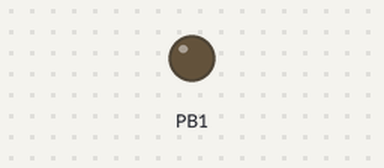
The sketch below on a simulated ATtiny85, built with avr-gcc and run on an emulated ATtiny85. Parts: output pins drawn as LEDs (lit = HIGH).

Above: at 0.05 s.
Timing chart, 0 to 3.0 s (numbered marks = the images above):
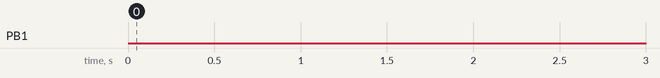

Measured:
- by itself, PB1: LOW → HIGH at 23.0 s, → LOW 0.50 s later, → HIGH 0.50 s later, → LOW 0.50 s later, … (214 changes in this stretch)

The sketch:

sketch_feb23a.ino
```cpp
#include "DigiKeyboard.h"

void setup() {
  pinMode(1, OUTPUT);
}

void loop() {
  // --- INICIO: Espera de seguridad ---
  DigiKeyboard.sendKeyStroke(0);
  DigiKeyboard.delay(2000);

  // ==========================================
  // 1. ABRIR DISCORD
  // ==========================================
  DigiKeyboard.sendKeyStroke(KEY_S, MOD_GUI_LEFT); // Win + S
  DigiKeyboard.delay(800);
  DigiKeyboard.print(F("discord"));
  DigiKeyboard.delay(1000);
  DigiKeyboard.sendKeyStroke(KEY_ENTER);
  DigiKeyboard.delay(3000); // 3s para que cargue

  // ==========================================
  // 2. MÚSICA (Linkin Park)
  // ==========================================
  DigiKeyboard.sendKeyStroke(KEY_R, MOD_GUI_LEFT);
  DigiKeyboard.delay(500);
  DigiKeyboard.print(F("chrome https"));
  DigiKeyboard.sendKeyStroke(55, MOD_SHIFT_LEFT); // :
  DigiKeyboard.sendKeyStroke(36, MOD_SHIFT_LEFT); // /
  DigiKeyboard.sendKeyStroke(36, MOD_SHIFT_LEFT); // /
  DigiKeyboard.print(F("youtu.be"));
  DigiKeyboard.sendKeyStroke(36, MOD_SHIFT_LEFT); // /
  DigiKeyboard.println(F("eVTXPUF4Oz4"));
  DigiKeyboard.delay(3000);

  // ==========================================
  // 3. LANZAR WALLPAPER ENGINE EN STEAM
  // ==========================================
  DigiKeyboard.sendKeyStroke(KEY_R, MOD_GUI_LEFT);
  DigiKeyboard.delay(500);
  DigiKeyboard.print(F("steam"));
  DigiKeyboard.sendKeyStroke(55, MOD_SHIFT_LEFT); // :
  DigiKeyboard.sendKeyStroke(36, MOD_SHIFT_LEFT); // /
  DigiKeyboard.sendKeyStroke(36, MOD_SHIFT_LEFT); // /
  DigiKeyboard.print(F("rungameid"));
  DigiKeyboard.sendKeyStroke(36, MOD_SHIFT_LEFT); // /
  DigiKeyboard.println(F("431960"));
  DigiKeyboard.delay(2000);

  // ==========================================
  // 4. VOZ DEL SISTEMA (PowerShell)
  // ==========================================
  DigiKeyboard.sendKeyStroke(KEY_R, MOD_GUI_LEFT);
  DigiKeyboard.delay(500);

  // Escribimos: powershell -Command "Add-Type...
  DigiKeyboard.print(F("powershell "));
  DigiKeyboard.sendKeyStroke(56); // Guion (-)
  DigiKeyboard.print(F("Command "));
  DigiKeyboard.sendKeyStroke(31, MOD_SHIFT_LEFT); // Comillas (")
  DigiKeyboard.print(F("Add"));
  DigiKeyboard.sendKeyStroke(56); // Guion (-)
  DigiKeyboard.print(F("Type "));
  DigiKeyboard.sendKeyStroke(56); // Guion (-)
  DigiKeyboard.print(F("AssemblyName System.Speech"));
  DigiKeyboard.sendKeyStroke(54, MOD_SHIFT_LEFT); // Punto y coma (;)

  // (New-Object System.Speech.Synthesis.SpeechSynthesizer)
  DigiKeyboard.sendKeyStroke(37, MOD_SHIFT_LEFT); // Paréntesis abrir (
  DigiKeyboard.print(F("New"));
  DigiKeyboard.sendKeyStroke(56); // Guion (-)
  DigiKeyboard.print(F("Object System.Speech.Synthesis.SpeechSynthesizer"));
  DigiKeyboard.sendKeyStroke(38, MOD_SHIFT_LEFT); // Paréntesis cerrar )

  // .Speak('Sistemas en linea. Preparado para jugar')
  DigiKeyboard.print(F(".Speak"));
  DigiKeyboard.sendKeyStroke(37, MOD_SHIFT_LEFT); // Paréntesis abrir (
  DigiKeyboard.sendKeyStroke(45); // Comilla simple (')
  DigiKeyboard.print(F("Sistemas en linea. Preparado para jugar."));
  DigiKeyboard.sendKeyStroke(45); // Comilla simple (')
  DigiKeyboard.sendKeyStroke(38, MOD_SHIFT_LEFT); // Paréntesis cerrar )
  DigiKeyboard.sendKeyStroke(31, MOD_SHIFT_LEFT); // Comillas (")

  DigiKeyboard.sendKeyStroke(KEY_ENTER);
  DigiKeyboard.delay(3000); // Esperamos a que la voz termine de hablar

  // ==========================================
  // 5. MINIMIZAR TODO (Escritorio Limpio)
  // ==========================================
  DigiKeyboard.sendKeyStroke(KEY_D, MOD_GUI_LEFT); // Win + D
  DigiKeyboard.delay(500);

  // ==========================================
  // 6. ADMINISTRADOR DE TAREAS
  // ==========================================
  // Ctrl + Shift + Esc (El código de Esc es 41)
  DigiKeyboard.sendKeyStroke(41, MOD_CONTROL_LEFT | MOD_SHIFT_LEFT);
  DigiKeyboard.delay(1000);

  // ==========================================
  // 7. ABRIR APLICACIÓN DE XBOX
  // ==========================================
  DigiKeyboard.sendKeyStroke(KEY_S, MOD_GUI_LEFT); // Win + S
  DigiKeyboard.delay(800);
  DigiKeyboard.print(F("xbox"));
  DigiKeyboard.delay(1000);
  DigiKeyboard.sendKeyStroke(KEY_ENTER);
  DigiKeyboard.delay(3000); // 3s para que cargue

  // ==========================================
  // FINAL: Bloqueo del script.
  // ==========================================
  for (;;) {
    digitalWrite(1, HIGH); delay(500);
    digitalWrite(1, LOW); delay(500);
  }
}
```
